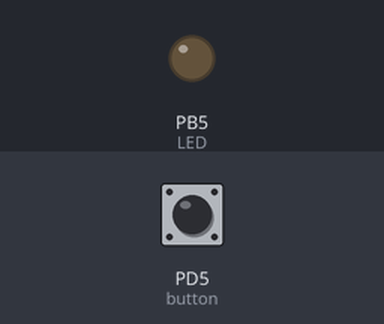
The program below on a simulated ATmega328P, built with avr-gcc and emulated at 16 MHz. Parts: output pins drawn as LEDs (lit = HIGH). The inputs (shaded band) are chosen by the test bench; at power-on: PD5 (button) HIGH.

Above: at 1.2 s.
1.3 s: PD5 (button) pulled LOW for 0.15 s
At 2.0 s:
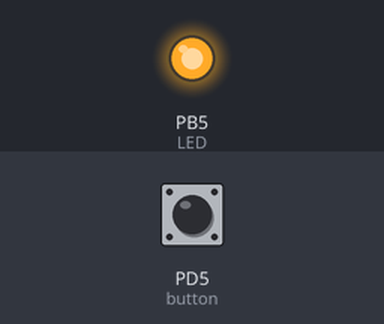
2.9 s: PD5 (button) pulled LOW for 1 s
At 3.2 s:
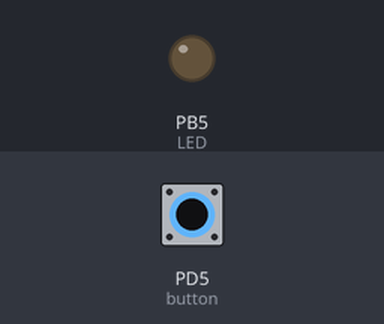
5.4 s: PD5 (button) pulled LOW for 3.2 s
At 6.3 s:
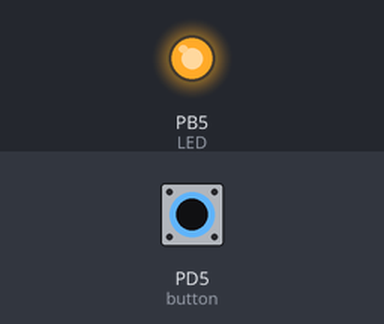
Timing chart, 0 to 8.4 s (numbered marks = the images above; inputs shaded):
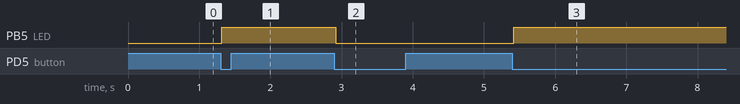

Measured:
- after the input at 1.3 s, PB5 (LED): LOW → HIGH at once
- after the input at 2.9 s, PB5 (LED): HIGH → LOW at once
- after the input at 5.4 s, PB5 (LED): LOW → HIGH at once

The program:

main.c
```c
/*
 * 05.Button_bounce_and_debouncing.c
 *
 * Created: 10-10-2026 19:53:21
 * Author : HP
 */

#define F_CPU 16000000
#include <avr/io.h>
#include <util/delay.h>


int main(void)
{
	DDRD &= ~(1<<DDD5) ;  // Setting Data Direction Register D bit 5 to LOW (input mode)
	PORTD |= (1<<PORTD5) ; // Enable internal pull up through PORT B register bit 5

	DDRB |= (1<<DDB5) ;   // Setting Data Direction Register B bit 5 to HIGH (output mode)
	PORTB &= ~(1<<PORTB5) ; // Making initially LED condition OFF


	while (1)
	{
		if(!(PIND & (1<<PIND5)))     // Checking button is pressed(that is PD5 is LOW)
		{
			_delay_ms(20) ;     // Lets press bounce settle

			if(!(PIND & (1<<PIND5)))    // Checking if PD5 is still LOW
			{
				PORTB ^= (1<<PORTB5) ;

				while(!(PIND & (1<<PIND5)))
				{
					// wait here until button stay pressed
				}

				_delay_ms(20);    // Let release bounce settle
			}
		}

	}  // exit the while(1) loop
}
```
